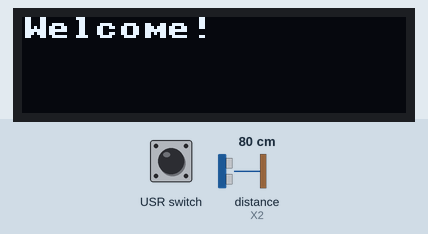
Recording of a program running on a simulated pyboard running MicroPython. On the bench: 128×32 one-colour display. The test bench sets the inputs (shaded band); at power-on: distance to the obstacle (sensor on X2) 80 cm. The echo pulse lasts 58.3 µs per cm; library files of the repository ran but are not shown: ssd1306.py.

Above: at 1.2 s.
1.3 s: USR switch pressed for 0.15 s
At 1.39 s:
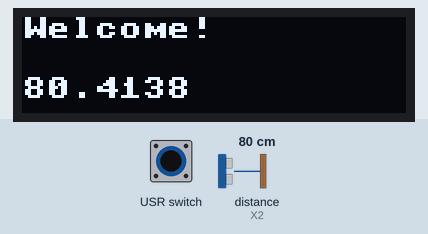
Timing chart, 0 to 4.3 s (numbered marks = the images above; inputs shaded):
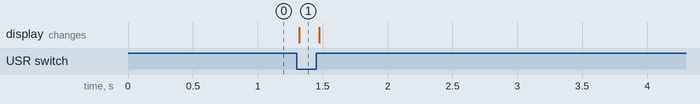

Measured:
- after the input at 1.3 s, the display: changes at once (image 1)

The program:

______oled__.py
```python
import pyb
from pyb import Pin
from machine import I2C,Pin
from ssd1306 import SSD1306_I2C
from pyb import Switch
import ultrasonic


sw = Switch()
ult = ultrasonic.Ultrasonic('X1', 'X2')

i2c = I2C(sda=Pin("Y12"), scl=Pin("Y11"))

oled = SSD1306_I2C(128, 32, i2c, addr=0x3c)
while 1:
    oled.text("Welcome!",0,0)
    if sw.value() :
        oled.text(str(ult.distance_in_cm()),0,20)
    oled.show()
    oled.fill(0)
```

ultrasonic.py
```python
# (licence header left out)
from time import sleep_us
from machine import Pin, time_pulse_us


class MeasurementTimeout(Exception):
    def __init__(self, timeout):
        super().__init__("Measurement timeout, exceeded {} us".format(timeout))


class Ultrasonic(object):
    def __init__(self, trigger_pin, echo_pin, timeout_us=30000):
        # WARNING: Don't use PA4-X5 or PA5-X6 as echo pin without a 1k resistor

        # Default timeout is a bit more than the HC-SR04 max distance (400 cm):
        # 400 cm * 29 us/cm (speed of sound ~340 m/s) * 2 (round-trip)

        self.timeout = timeout_us

        # Init trigger pin (out)
        self.trigger = Pin(trigger_pin, mode=Pin.OUT, pull=None)
        self.trigger.off()

        # Init echo pin (in)
        self.echo = Pin(echo_pin, mode=Pin.IN, pull=None)

    def distance_in_inches(self):
        return (self.distance_in_cm() * 0.3937)

    def distance_in_cm(self):
        # Send a 10us pulse
        self.trigger.on()
        sleep_us(10)
        self.trigger.off()

        # Wait for the pulse and calc its duration
        time_pulse = time_pulse_us(self.echo, 1, self.timeout)

        if time_pulse < 0:
            raise MeasurementTimeout(self.timeout)

        # Divide the duration of the pulse by 2 (round-trip) and then divide it
        # by 29 us/cm (speed of sound = ~340 m/s)
        return (time_pulse / 2) / 29
```
